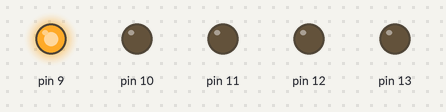
Simulated run of this sketch. Board: Arduino Uno, built with avr-gcc and run on an emulated ATmega328P. On the bench: output pins drawn as LEDs (lit = HIGH).

Above: at 0.05 s.
At 0.75 s:
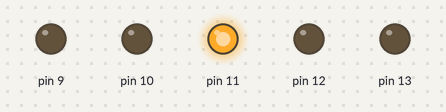
At 1.45 s:
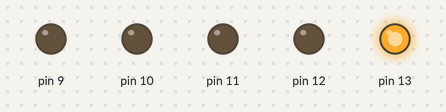
At 2.15 s:
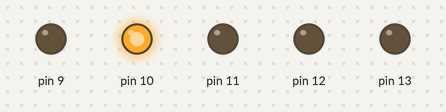
At 2.85 s:
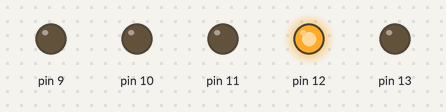
Timing chart, 0 to 3.1 s (numbered marks = the images above):
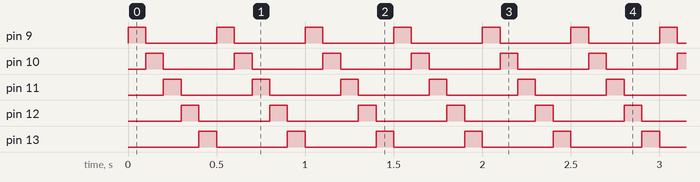

Measured:
- by itself, pin 9–13: alternates HIGH for 0.10 s and LOW for 0.40 s

The sketch:

payload_ledtest.ino
```cpp
void setup() {
  // put your setup code here, to run once:
  for (int pin = 9; pin < 14; pin++) {
    pinMode(pin, OUTPUT);
  }
}

void loop() {
  // put your main code here, to run repeatedly:
  for (int pin = 9; pin < 14; pin++) {
    digitalWrite(pin, HIGH);
    delay(100);
    digitalWrite(pin, LOW);
  }
}
```
